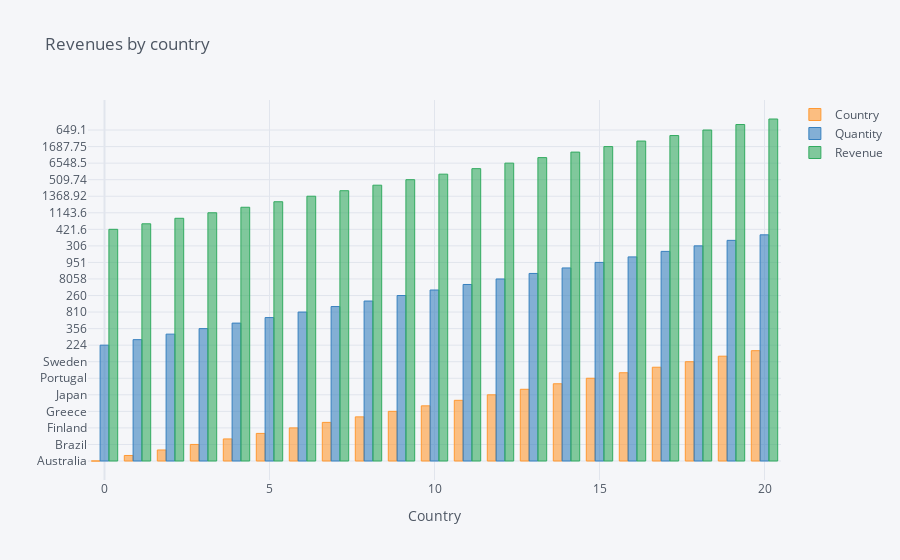

This figure's notebook cell:
### Code cell
data.iplot(kind='bar', xTitle='Country', title='Revenues by country')

### Figure 1 — Plotly figure (JSON) as saved in the notebook; plotly's stock layout.template omitted (floating-point values rounded to 4 significant figures)
{"data": [{"marker": {"color": "rgba(255, 153, 51, 0.6)", "line": {"color": "rgba(255, 153, 51, 1.0)", "width": 1}}, "name": "Country", "orientation": "v", "text": "", "type": "bar", "x": [0, 1, 2, 3, 4, 5, 6, 7, 8, 9, 10, 11, 12, 13, 14, 15, 16, 17, 18, 19, 20], "y": ["Australia", "Austria", "Belgium", "Brazil", "Channel Islands", "EIRE", "Finland", "France", "Germany", "Greece", "Iceland", "Italy", "Japan", "Netherlands", "Poland", "Portugal", "Singapore", "Spain", "Sweden", "Switzerland", "USA"]}, {"marker": {"color": "rgba(55, 128, 191, 0.6)", "line": {"color": "rgba(55, 128, 191, 1.0)", "width": 1}}, "name": "Quantity", "orientation": "v", "text": "", "type": "bar", "x": [0, 1, 2, 3, 4, 5, 6, 7, 8, 9, 10, 11, 12, 13, 14, 15, 16, 17, 18, 19, 20], "y": [224, 308, 1170, 356, 96, 4129, 810, 2265, 5702, 260, 483, 653, 8058, 1762, 432, 951, 1384, 948, 306, 878, 137]}, {"marker": {"color": "rgba(50, 171, 96, 0.6)", "line": {"color": "rgba(50, 171, 96, 1.0)", "width": 1}}, "name": "Revenue", "orientation": "v", "text": "", "type": "bar", "x": [0, 1, 2, 3, 4, 5, 6, 7, 8, 9, 10, 11, 12, 13, 14, 15, 16, 17, 18, 19, 20], "y": [421.6, 584.8, 1788.0, 1144.0, 243, 7270.0, 1369.0, 3899.0, 10990.0, 509.7, 636.2, 737.8, 6548.0, 2887.0, 705.8, 1688.0, 2119.0, 1646.0, 649.1, 1757.0, 383.9]}], "layout": {"legend": {"bgcolor": "#F5F6F9", "font": {"color": "#4D5663"}}, "paper_bgcolor": "#F5F6F9", "plot_bgcolor": "#F5F6F9", "title": {"font": {"color": "#4D5663"}, "text": "Revenues by country"}, "xaxis": {"gridcolor": "#E1E5ED", "showgrid": true, "tickfont": {"color": "#4D5663"}, "title": {"font": {"color": "#4D5663"}, "text": "Country"}, "zerolinecolor": "#E1E5ED"}, "yaxis": {"gridcolor": "#E1E5ED", "showgrid": true, "tickfont": {"color": "#4D5663"}, "title": {"font": {"color": "#4D5663"}, "text": ""}, "zerolinecolor": "#E1E5ED"}}}
